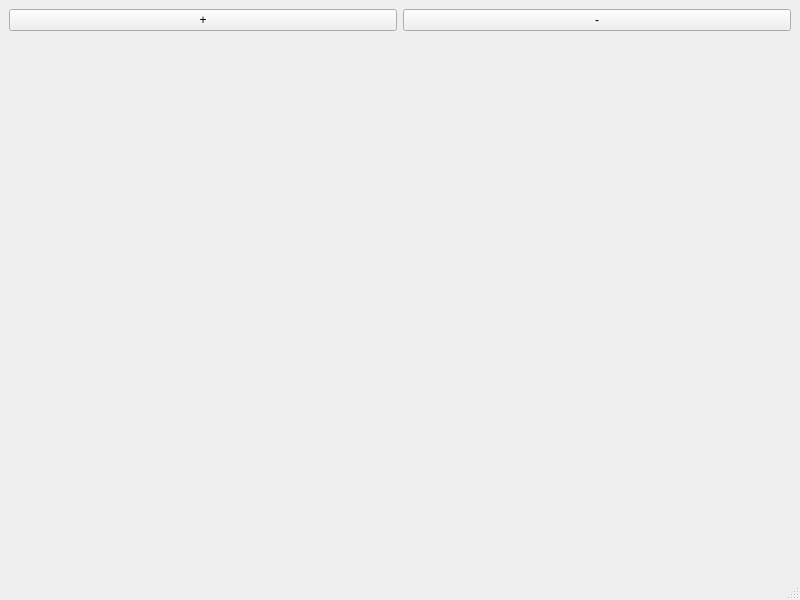
<?xml version="1.0" encoding="UTF-8"?>
<ui version="4.0">
 <class>MainWindow</class>
 <widget class="QMainWindow" name="MainWindow">
  <property name="geometry">
   <rect>
    <x>0</x>
    <y>0</y>
    <width>800</width>
    <height>600</height>
   </rect>
  </property>
  <property name="windowTitle">
   <string>MainWindow</string>
  </property>
  <widget class="QWidget" name="centralwidget">
   <layout class="QVBoxLayout" name="verticalLayout">
    <item>
     <layout class="QHBoxLayout" name="horizontalLayout_2">
      <item>
       <widget class="QPushButton" name="pushButton_plus">
        <property name="text">
         <string>+</string>
        </property>
       </widget>
      </item>
      <item>
       <widget class="QPushButton" name="pushButton_min">
        <property name="text">
         <string>-</string>
        </property>
       </widget>
      </item>
     </layout>
    </item>
    <item>
     <layout class="QHBoxLayout" name="horizontalLayout"/>
    </item>
    <item>
     <spacer name="verticalSpacer">
      <property name="orientation">
       <enum>Qt::Vertical</enum>
      </property>
      <property name="sizeHint" stdset="0">
       <size>
        <width>20</width>
        <height>40</height>
       </size>
      </property>
     </spacer>
    </item>
   </layout>
  </widget>
  <widget class="QMenuBar" name="menubar">
   <property name="geometry">
    <rect>
     <x>0</x>
     <y>0</y>
     <width>800</width>
     <height>26</height>
    </rect>
   </property>
  </widget>
  <widget class="QStatusBar" name="statusbar"/>
 </widget>
 <resources/>
 <connections/>
</ui>
